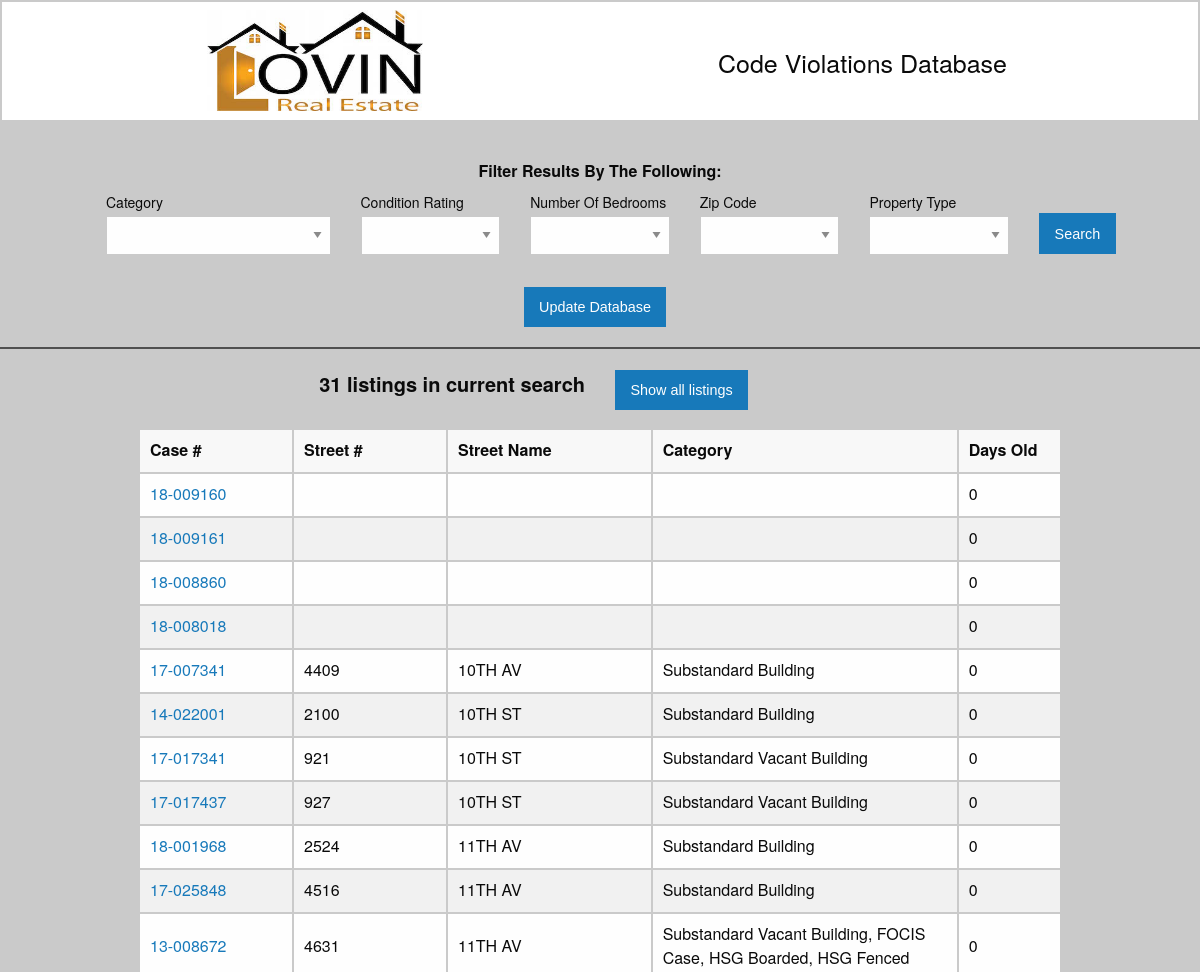
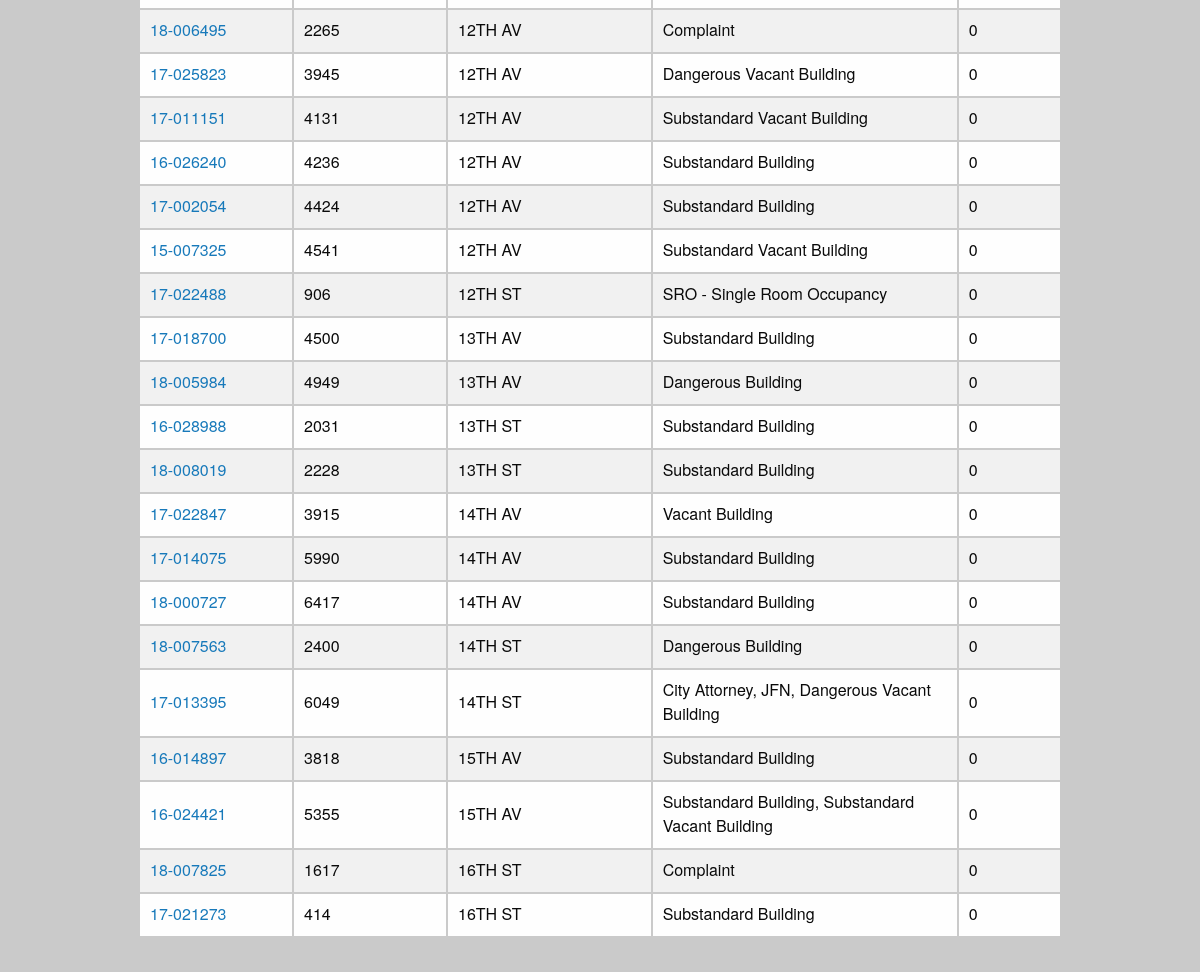
The page / on the database its author committed (2 pictures, top to bottom).
### webscraper/models.py (models this page shows, shortened)
class House(models.Model):
    caseNum = models.CharField(max_length=20)
    streetNum = models.CharField(max_length=20)
    streetName = models.CharField(max_length=20)
    category = models.CharField(max_length=100)
    squareFootage = models.CharField(max_length=10, null=True)
    buildingConditionScore = models.CharField(max_length=5, null=True)
    exteriorWalls = models.CharField(max_length=50, null=True)
    fireplace = models.CharField(max_length=10, null=True)
    garageCount = models.CharField(max_length=10, null=True)
    numStories = models.CharField(max_length=10, null=True)
    numBedrooms = models.CharField(max_length=10, null=True)
    pool = models.CharField(max_length=10, null=True)
    propertyType = models.CharField(max_length=50, null=True)
    roofCover = models.CharField(max_length=30, null=True)
    propertyAcreage = models.CharField(max_length=20, null=True)
    style = models.CharField(max_length=50, null=True)
    numBaths = models.CharField(max_length=10, null=True)
    yearBuilt = models.CharField(max_length=10, null=True)
    apn = models.CharField(max_length=30, null=True)
    assessmentYear = models.CharField(max_length=20, null=True)
    taxYear = models.CharField(max_length=10, null=True)
    totalAssessedValue = models.CharField(max_length=20, null=True)
    taxAmount = models.CharField(max_length=20, null=True)
    daysOld = models.CharField(max_length=10)
    dateAdded = models.CharField(max_length=20)
    geoLookup = models.CharField(max_length=30)
    zipCode = models.CharField(max_length=20)

### webscraper/views.py (the view, shortened to what this page needs)
# urls.py: url(r'^$', database),
def database(request):
    house_list = House.objects.all()
    zip_codes = House.objects.values('zipCode').distinct()
    category_query = request.GET.get("category")
    condition_query = request.GET.get("condition")
    numBedrooms_query = request.GET.get("numBedrooms")
    zipCode_query = request.GET.get("zipCode")
    propertyType_query = request.GET.get("propertyType")
    num_of_houses = house_list.count()
    context = {
        'zip_codes':zip_codes,
        'num_of_houses':num_of_houses,
        'house_list':house_list,
        'title':"Code Violations",
        }
    return render(request,'database.html',context)

### webscraper/templates/database.html (shortened to what this page needs)
{% extends "default.html" %}
{% load static %}
{% block content %}
<div data-container class="row, large-12 columns, top-bar">
   <div class="small-2 columns end hide-for-small-only ">
   </div>
   <div class="small-4 columns logo" style="background-image: url({% static 'images/logo-small.jpg' %})">
      <br><br><br><br><br><br>
   </div>
   <div class="small-6 columns end hide-for-small-only, top-bar-right">
      <h4> Code Violations Database </h4>
   </div>
</div>
<div class="background">
   <br>
   <div class="propertySearch">
      <div class="row">
         <h6 align="center"> <b>Filter Results By The Following:</b> </h6>
         <div class="small-12 columns">
            <div class="small-3 columns">
               <form method='GET' action=''>
                  <label>Category
                     <select name='category'>
                        <option> </option>
                        <option value="Substandard Vacant Building"> Substandard Vacant Building </option>
                     </select>
                  </label>
               </div>
               <div class="small-2 columns">
                  <label>Condition Rating
                     <select name='condition'>
                        <option> </option>
                        <option value="5"> Excellent </option>
                     </select>
                  </label>
               </div>
               <div class="small-2 columns">
                  <label>Number Of Bedrooms
                     <select name='numBedrooms'>
                        <option> </option>
                        <option value="1"> 1 </option>
                     </select>
                  </label>
               </div>
               <div class="small-2 columns">
                  <label>Zip Code
                     <select name='zipCode'>
                        <option> </option>
                     </select>
                  </label>
               </div>
               <div class="small-2 columns">
                  <label>Property Type
                     <select name='propertyType'>
                        <option> </option>
                        <option value="Single Family Residential"> Single Family Residential </option>
                     </select>
                  </label>
               </div>
               <div class="small-1 columns" style="padding-top: 23px">
                  <button id="search" class="button" type="submit">Search</button>
               </div>
         </div>
      </div>
   </div>
   <div class="updateDiv" class="row, small-12 columns">
      <div align="right" style="padding-right:2.8%" class="small-7 columns">
         <button id="update" class="button" type="submit">Update Database</button>
      </div>
      <div align="left" class="small-5 columns">
      </div>
   </div>
   <hr class="customColor">
   <div class="updateDiv" class="row, small-12 columns">
      <div align="right" class="small-6 columns">
         <h5><b> {{ num_of_houses }} listings in current search </b></h5>
      </div>
      <div class="small-6 columns">
         <button id="showAll" class="button" type="submit">Show all listings </button>
      </div>
   </div>
   <div class="tableDiv">
      <table class="hover">
         <thead>
            <tr>
            <th width="150">Case #</th>
            <th width="150">Street #</th>
            <th width="200">Street Name</th>
            <th width="300">Category</th>
            <th width="100">Days Old</th>
            </tr>
         </thead>
         <tbody>
            {% for object in house_list %}
            <tr>
               <td> <a href="/propertyInfo/{{ object.caseNum }}"> {{ object.caseNum }}</a> </td>
               <td> {{ object.streetNum }} </td>
               <td> {{ object.streetName }} </td>
               <td> {{ object.category }} </td>
               <td> {{ object.daysOld }} </td>
            </tr>
            {% endfor %}
         </tbody>
      </table>
   </div>
</div>
{% endblock %}

### webscraper/templates/default.html (shortened to what this page needs)
{% extends "base.html" %}
{% load static %}
{% block head %}
<link rel="stylesheet" href="{% static "css/foundation.css" %}">
<link rel="stylesheet" href="{% static "css/app.css" %}">
{% endblock %}

### webscraper/templates/base.html (shortened to what this page needs)
<!DOCTYPE html>
<html>
  <head>
  {% block head %}{% endblock %}
  </head>
  <body>
    {% block content %}
    {% endblock %}
  </body>
</html>

### webscraper/static/css/app.css (style rules this page uses)
div.top-bar { background-color: white; height: 120px; border-right: 2px solid #CACACA; border-left: 2px solid #CACACA; border-top: 2px solid #CACACA; }
div.top-bar-right { padding-top: 3%; padding-left:10% }
div.tableDiv { margin: auto; width: 80%; border: 2px solid #CACACA; padding: 1rem; }
div.background { background-color: #CACACA; }
hr.customColor { height: 2px; background-color: #505050; }
div.propertySearch { padding: 1rem; width: 90%; margin: auto; }
div.updateDiv { height: 40px; }
div.logo { background-repeat:no-repeat; background-size: 55% 70%; }

### rows shown on the page
House: caseNum "18-009160", daysOld "0"
House: caseNum "18-009161", daysOld "0"
House: caseNum "18-008860", daysOld "0"
House: caseNum "18-008018", daysOld "0"
House: caseNum "17-007341", streetNum "4409", streetName "10TH AV", category "Substandard Building", daysOld "0"
House: caseNum "14-022001", streetNum "2100", streetName "10TH ST", category "Substandard Building", daysOld "0"
House: caseNum "17-017341", streetNum "921", streetName "10TH ST", category "Substandard Vacant Building", daysOld "0"
House: caseNum "17-017437", streetNum "927", streetName "10TH ST", category "Substandard Vacant Building", daysOld "0"
House: caseNum "18-001968", streetNum "2524", streetName "11TH AV", category "Substandard Building", daysOld "0"
House: caseNum "17-025848", streetNum "4516", streetName "11TH AV", category "Substandard Building", daysOld "0"
House: caseNum "13-008672", streetNum "4631", streetName "11TH AV", category "Substandard Vacant Building, FOCIS Case, HSG Boarded, HSG Fenced", daysOld "0"
House: caseNum "18-006495", streetNum "2265", streetName "12TH AV", category "Complaint", daysOld "0"
House: caseNum "17-025823", streetNum "3945", streetName "12TH AV", category "Dangerous Vacant Building", daysOld "0"
House: caseNum "17-011151", streetNum "4131", streetName "12TH AV", category "Substandard Vacant Building", daysOld "0"
House: caseNum "16-026240", streetNum "4236", streetName "12TH AV", category "Substandard Building", daysOld "0"
House: caseNum "17-002054", streetNum "4424", streetName "12TH AV", category "Substandard Building", daysOld "0"
House: caseNum "15-007325", streetNum "4541", streetName "12TH AV", category "Substandard Vacant Building", daysOld "0"
House: caseNum "17-022488", streetNum "906", streetName "12TH ST", category "SRO - Single Room Occupancy", daysOld "0"
House: caseNum "17-018700", streetNum "4500", streetName "13TH AV", category "Substandard Building", daysOld "0"
House: caseNum "18-005984", streetNum "4949", streetName "13TH AV", category "Dangerous Building", daysOld "0"
House: caseNum "16-028988", streetNum "2031", streetName "13TH ST", category "Substandard Building", daysOld "0"
House: caseNum "18-008019", streetNum "2228", streetName "13TH ST", category "Substandard Building", daysOld "0"
House: caseNum "17-022847", streetNum "3915", streetName "14TH AV", category "Vacant Building", daysOld "0"
House: caseNum "17-014075", streetNum "5990", streetName "14TH AV", category "Substandard Building", daysOld "0"
House: caseNum "18-000727", streetNum "6417", streetName "14TH AV", category "Substandard Building", daysOld "0"
House: caseNum "18-007563", streetNum "2400", streetName "14TH ST", category "Dangerous Building", daysOld "0"
House: caseNum "17-013395", streetNum "6049", streetName "14TH ST", category "City Attorney, JFN, Dangerous Vacant Building", daysOld "0"
House: caseNum "16-014897", streetNum "3818", streetName "15TH AV", category "Substandard Building", daysOld "0"
House: caseNum "16-024421", streetNum "5355", streetName "15TH AV", category "Substandard Building, Substandard Vacant Building", daysOld "0"
House: caseNum "18-007825", streetNum "1617", streetName "16TH ST", category "Complaint", daysOld "0"
House: caseNum "17-021273", streetNum "414", streetName "16TH ST", category "Substandard Building", daysOld "0"

### other values the page prints
{{ num_of_houses }} "31"
